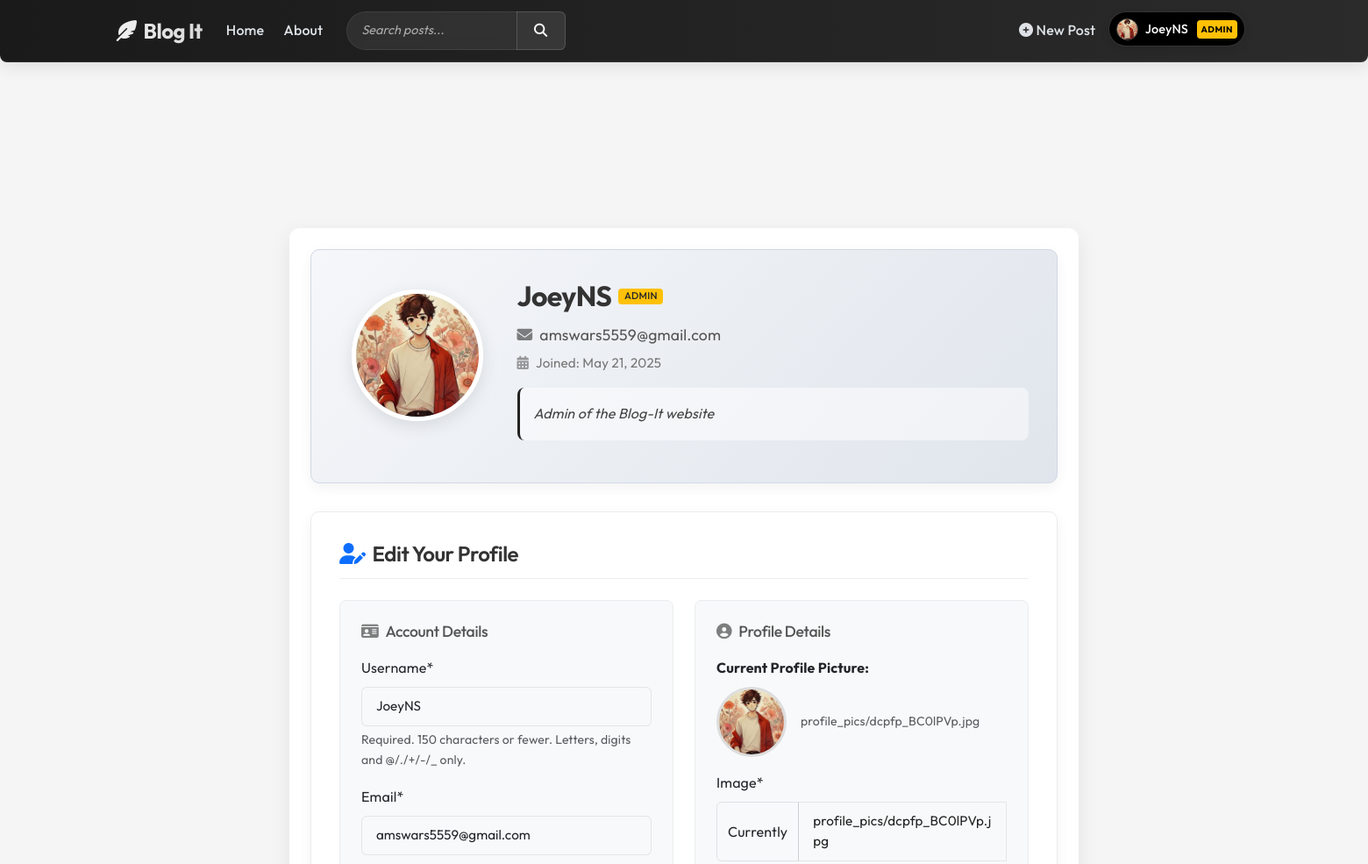
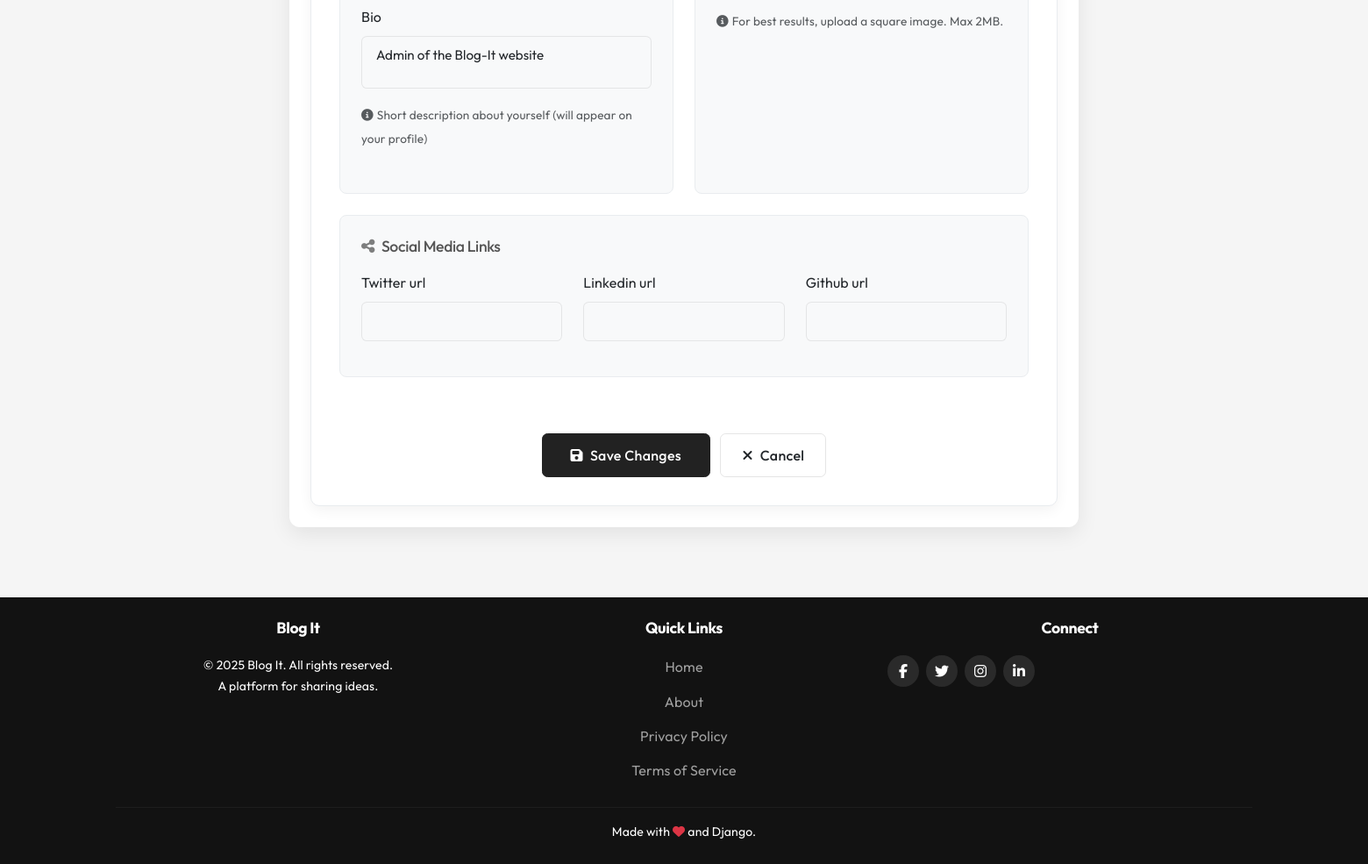
/profile/ (signed in), run on the app's committed database (2 pictures, top to bottom).
### users/models.py (models this page shows, shortened)
class Profile(models.Model):
    user = models.OneToOneField(User, on_delete=models.CASCADE)
    image = models.ImageField(default='default.jpg', upload_to='profile_pics')
    bio = models.TextField(default='', blank=True)  # Added bio field with default empty string
    join_date = models.DateTimeField(auto_now_add=True, null=True)
    twitter_url = models.URLField(max_length=200, blank=True, null=True)
    linkedin_url = models.URLField(max_length=200, blank=True, null=True)
    github_url = models.URLField(max_length=200, blank=True, null=True)

### users/views.py (the view)
# urls.py: path('profile/', user_views.profile, name='profile'),
@login_required
def profile(request):
    if request.method == 'POST':
        u_form = UserUpdateForm(request.POST, instance=request.user)
        p_form = ProfileUpdateForm(request.POST, request.FILES, instance=request.user.profile)
        if u_form.is_valid() and p_form.is_valid():
            u_form.save()
            p_form.save()
            messages.success(request, 'Your account has been updated!')
            return redirect('profile')  # Optional: redirect after POST
    else:
        u_form = UserUpdateForm(instance=request.user)
        p_form = ProfileUpdateForm(instance=request.user.profile)
    context = {
        'u_form': u_form,
        'p_form': p_form
    }
    return render(request, 'users/profile.html', context)

### blog/forms.py
class SearchForm(forms.Form):
    q = forms.CharField(
        widget=forms.TextInput(
            attrs={
                "class": "form-control search-input",
                "type": "search",
                "placeholder": "Search posts...",
                "aria-label": "Search",
                "autocomplete": "off",
                "style": "height: 40px;"
            }
        ),
        label=""
    )

### users/forms.py
class UserUpdateForm(forms.ModelForm):
    email = forms.EmailField()
    class Meta:
        model = User
        fields = ['username', 'email' ]

### blog/context_processors.py (called while the page is built)
def popular_tags(request):
    tags = Tag.objects.annotate(post_count=Count('posts')).order_by('-post_count')[:5]
    return {'popular_tags': tags}

def search_form_context(request):
    return {'search_form': SearchForm()}

### users/templates/users/profile.html (shortened to what this page needs)
{% extends "blog/base.html" %}
{% load crispy_forms_tags %}
{% block content %}
<div class="profile-container">
    <div class="profile-header-card text-center text-md-start">
        <div class="row align-items-center">
            <div class="col-md-3">
                <div class="profile-image-wrapper">
                    <img class="profile-image" src="{{ user.profile.image.url }}" alt="{{ user.username }}'s Profile Picture">
                </div>
            </div>
            <div class="col-md-9">
                <div class="profile-info">
                    <h2 class="account-heading d-flex align-items-center justify-content-center justify-content-md-start">
                        {{ user.username }}
                        {% if user.is_superuser %}
                            <span class="badge bg-warning text-dark ms-2" style="font-size: 0.7rem; padding: 0.3em 0.6em;">ADMIN</span>
                        {% endif %}
                    </h2>
                    <p class="text-secondary mb-1"><i class="fas fa-envelope me-2 opacity-75"></i>{{ user.email }}</p>
                    <p class="text-muted mb-2"><i class="fas fa-calendar-alt me-2 opacity-75"></i>Joined: {{ user.profile.join_date|date:"F d, Y" }}</p>
                    {% if user.profile.bio %}
                    <div class="user-bio">
                        <p class="mb-0">{{ user.profile.bio }}</p>
                    </div>
                    {% endif %}
                </div>
            </div>
        </div>
    </div>
    <div class="profile-edit-card">
        <h4 class="card-title"><i class="fas fa-user-edit me-2 text-primary"></i>Edit Your Profile</h4>
        <form method="POST" enctype="multipart/form-data">
            <div class="row">
                                <div class="col-lg-6 mb-4">
                    <div class="form-section-card h-100">
                        <h5 class="card-subtitle"><i class="fas fa-id-card me-2 opacity-75"></i>Account Details</h5>
                        {{ u_form.username|as_crispy_field }}
                        {{ u_form.email|as_crispy_field }}
                        <div class="bio-field-container">
                            {{ p_form.bio|as_crispy_field }}
                            <small class="form-text text-muted mt-n2">
                                <i class="fas fa-info-circle me-1"></i>Short description about yourself (will appear on your profile)
                            </small>
                        </div>
                    </div>
                </div>
                <div class="col-lg-6 mb-4">
                    <div class="form-section-card h-100">
                        <h5 class="card-subtitle"><i class="fas fa-user-circle me-2 opacity-75"></i>Profile Details</h5>
                        <div class="mb-3">
                            <label class="form-label fw-bold">Current Profile Picture:</label>
                            <div class="d-flex align-items-center current-profile-image-display">
                                <img src="{{ user.profile.image.url }}" alt="Current profile image">
                                <small class="text-muted">{{ user.profile.image.name|default:"profile_pics/default.jpg" }}</small>
                            </div>
                        </div>
                        {{ p_form.image|as_crispy_field }}                        <small class="form-text text-muted mb-3 d-block">
                            <i class="fas fa-info-circle me-1"></i>For best results, upload a square image. Max 2MB.
                        </small>
                    </div>
                </div>
            </div>
            <div class="row">
                <div class="col-12 mb-4">
                    <div class="form-section-card">
                        <h5 class="card-subtitle"><i class="fas fa-share-alt me-2 opacity-75"></i>Social Media Links</h5>
                        <div class="row">
                            <div class="col-md-4">{{ p_form.twitter_url|as_crispy_field }}</div>
                            <div class="col-md-4">{{ p_form.linkedin_url|as_crispy_field }}</div>
                            <div class="col-md-4">{{ p_form.github_url|as_crispy_field }}</div>
                        </div>
                    </div>
                </div>
            </div>
            <div class="form-group text-center mt-3">
                <button class="btn btn-save-profile" type="submit">
                    <i class="fas fa-save me-2"></i>Save Changes
                </button>
                <a href="{% url 'blog-home' %}" class="btn btn-outline-secondary ms-2 btn-cancel-profile">
                    <i class="fas fa-times me-2"></i>Cancel
                </a>
            </div>
        </form>
    </div>
</div>
{% endblock content %}

### blog/templates/blog/base.html (shortened to what this page needs)
{% load static %}
<!doctype html>
<html lang="en">
<head>
    <link href="https://cdn.jsdelivr.net/npm/bootstrap@5.3.2/dist/css/bootstrap.min.css" rel="stylesheet">
    <link rel="stylesheet" type="text/css" href="{% static 'blog/main.css' %}">
    <link rel="stylesheet" href="https://cdnjs.cloudflare.com/ajax/libs/font-awesome/6.5.0/css/all.min.css">
</head>
<body>
    <header class="site-header">
        <nav class="navbar navbar-expand-lg navbar-dark fixed-top">
            <div class="container">                <a class="navbar-brand mr-4" href="{% url 'blog-home' %}"><i class="fas fa-feather-alt me-2"></i>Blog It</a>
                <div class="collapse navbar-collapse" id="navbarToggle">
                    <div class="navbar-nav me-auto">                        <a class="nav-item nav-link" href="{% url 'blog-home' %}">Home</a>
                        <a class="nav-item nav-link" href="{% url 'blog-about' %}">About</a>
                        <form class="d-flex ms-lg-3 my-2 my-lg-0 search-form" method="GET" action="{% url 'search-results' %}">
                            <div class="input-group d-inline-flex flex-nowrap">
                                {{ search_form.q }}
                                <button class="btn search-btn d-flex align-items-center" type="submit" aria-label="Search">
                                    <i class="fas fa-search"></i>
                                </button>
                            </div>
                        </form>
                    </div>
                    <div class="navbar-nav ms-auto">
                        {% if user.is_authenticated %}
                            <a class="nav-item nav-link" href="{% url 'post-create' %}" title="Create New Post"><i class="fas fa-plus-circle"></i> New Post</a>
                            <div class="nav-item dropdown">
                                <a class="nav-link dropdown-toggle username-box" href="#" id="navbarDropdownMenuLink" role="button" data-bs-toggle="dropdown" aria-expanded="false">
                                    <img src="{{ user.profile.image.url }}" alt="Profile Picture" class="rounded-circle me-2" style="width: 25px; height: 25px; object-fit: cover;">
                                    {{ user.username }}
                                    {% if user.is_superuser %}
                                        <span class="admin-badge">Admin</span>
                                    {% endif %}
                                </a>
                            </div>
                        {% else %}
                            <a class="nav-item nav-link" href="{% url 'login' %}"><i class="fas fa-sign-in-alt me-2"></i>Login</a>
                            <a class="nav-item nav-link" href="{% url 'register' %}"><i class="fas fa-user-plus me-2"></i>Register</a>
                        {% endif %}
                    </div>
                </div>
            </div>
        </nav>
    </header>
    <main role="main" class="container mt-5 pt-4">
        <div class="row">
            <div class="col-md-12">
                {% block content %}{% endblock %}
            </div>
        </div>
    </main>
    <footer class="mt-auto py-4 text-center text-white" style="background-color: #121212;">
        <div class="container">
            <div class="row">
                <div class="col-md-4 mb-3 mb-md-0">
                    <h5>Blog It</h5>
                    <p class="small">&copy; {% now "Y" %} Blog It. All rights reserved. <br> A platform for sharing ideas.</p>
                </div>
                <div class="col-md-4 mb-3 mb-md-0">
                    <h5>Quick Links</h5>
                    <ul class="list-unstyled">
                        <li><a href="{% url 'blog-home' %}">Home</a></li>
                        <li><a href="{% url 'blog-about' %}">About</a></li>
                        <li><a href="#">Privacy Policy</a></li>
                        <li><a href="#">Terms of Service</a></li>
                    </ul>
                </div>
                <div class="col-md-4">
                    <h5>Connect</h5>
                    <div class="social-links d-flex justify-content-center justify-content-md-start">
                        <a href="#" class="social-link me-2"><i class="fab fa-facebook-f"></i></a>
                        <a href="#" class="social-link me-2"><i class="fab fa-twitter"></i></a>
                        <a href="#" class="social-link me-2"><i class="fab fa-instagram"></i></a>
                        <a href="#" class="social-link"><i class="fab fa-linkedin-in"></i></a>
                    </div>
                </div>
            </div>
            <hr class="my-3" style="border-color: rgba(255,255,255,0.2);"/>
            <p class="small mb-0">Made with <i class="fas fa-heart text-danger"></i> and Django.</p>
        </div>
    </footer>
</body>
</html>

### blog/static/blog/main.css (style rules this page uses)
body { background: #fafafa; color: #333333; margin-top: 5rem; }
h1, h2, h3, h4, h5, h6 { color: #444444; }
ul { margin: 0; }
.site-header .navbar-nav .nav-link { color: #cbd5db; }
.account-heading { font-size: 2.5rem; }

### users/templates/users/profile.html (style rules this page uses)
.profile-container { max-width: 900px; margin: 2rem auto; padding: 1.5rem; background-color: #fff; border-radius: 12px; box-shadow: 0 8px 25px rgba(0, 0, 0, 0.08); }
.profile-header-card { background: linear-gradient(135deg, #f5f7fa 0%, #e0e5ec 100%); border-radius: 10px; padding: 2rem; margin-bottom: 2rem; box-shadow: 0 5px 15px rgba(0,0,0,0.05); border: 1px solid #d1d9e6; }
.profile-image-wrapper { width: 150px; height: 150px; border-radius: 50%; overflow: hidden; margin: 0 auto 1.5rem; box-shadow: 0 6px 20px rgba(0, 0, 0, 0.1); border: 5px solid #fff; transition: transform 0.3s ease, box-shadow 0.3s ease; }
.profile-image { width: 100%; height: 100%; object-fit: cover; }
.profile-info .account-heading { font-size: 2rem; font-weight: 700; color: #333; margin-bottom: 0.5rem; }
.profile-info .text-secondary { font-size: 1.1rem; color: #555 !important; }
.profile-info .text-muted { font-size: 0.95rem; color: #777 !important; }
.user-bio { background-color: rgba(255,255,255,0.5); padding: 1rem; border-radius: 8px; margin-top: 1rem; font-style: italic; color: #444; border-left: 3px solid var(--primary); }
.bio-field-container textarea { min-height: 60px !important; height: 60px !important; width: 100%; resize: none; }
.bio-field-container .form-text { font-size: 0.8rem; color: #6c757d; }
.profile-edit-card { background-color: #fff; border-radius: 10px; padding: 2rem; box-shadow: 0 5px 15px rgba(0,0,0,0.05); border: 1px solid #e9ecef; }
.profile-edit-card .card-title { font-size: 1.5rem; font-weight: 600; color: #333; margin-bottom: 1.5rem; padding-bottom: 0.75rem; border-bottom: 1px solid #eee; }
.profile-edit-card .card-subtitle { font-size: 1.1rem; font-weight: 500; color: #555; margin-bottom: 1rem; }
.form-section-card { background-color: #f8f9fa; border: 1px solid #e9ecef; border-radius: 8px; padding: 1.5rem; margin-bottom: 1.5rem; }
.current-profile-image-display img { width: 80px; height: 80px; object-fit: cover; border-radius: 50%; border: 3px solid #ddd; margin-right: 1rem; }
.btn-save-profile { background-color: var(--primary); border-color: var(--primary); padding: 0.75rem 2rem; font-size: 1rem; font-weight: 500; color: white; }
.btn-cancel-profile { padding: 0.75rem 1.5rem; font-size: 1rem; }
.form-text.text-muted { font-size: 0.85rem; }

### data on the page
Profile: bio "Admin of the Blog-It website", image|as_crispy_field "Image * Currently profile_pics/dcpfp_BC0lPVp.jpg"

### other printed values
{{ user.username }} "JoeyNS"
{{ user.email }} "amswars5559@gmail.com"
{{ user.profile.join_date|date:"F d, Y" }} "May 21, 2025"
{{ user.profile.bio }} "Admin of the Blog-It website"
{{ user.profile.image.name|default:"profile_pics/default.jpg" }} "profile_pics/dcpfp_BC0lPVp.jpg"
